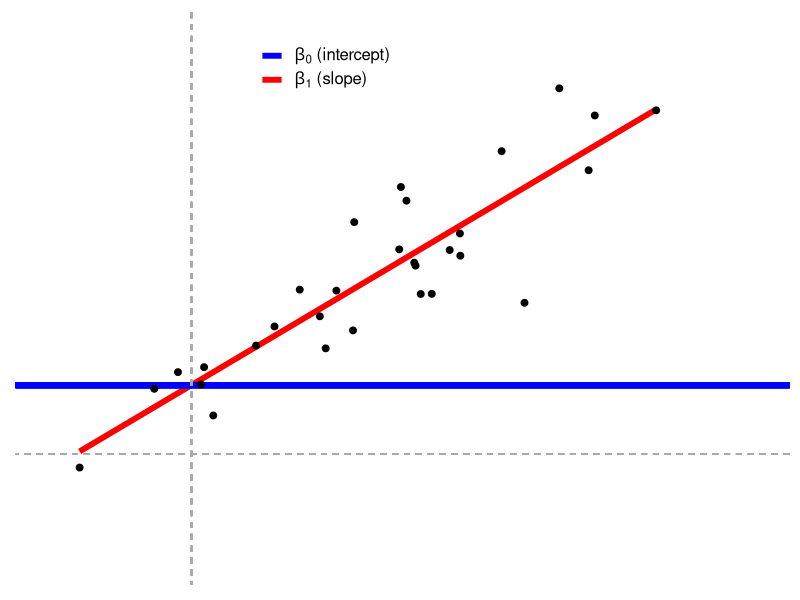
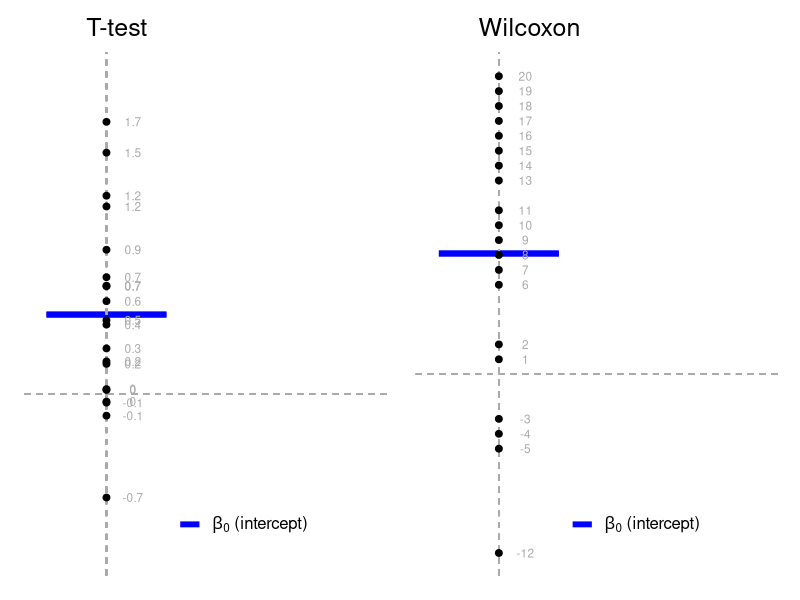
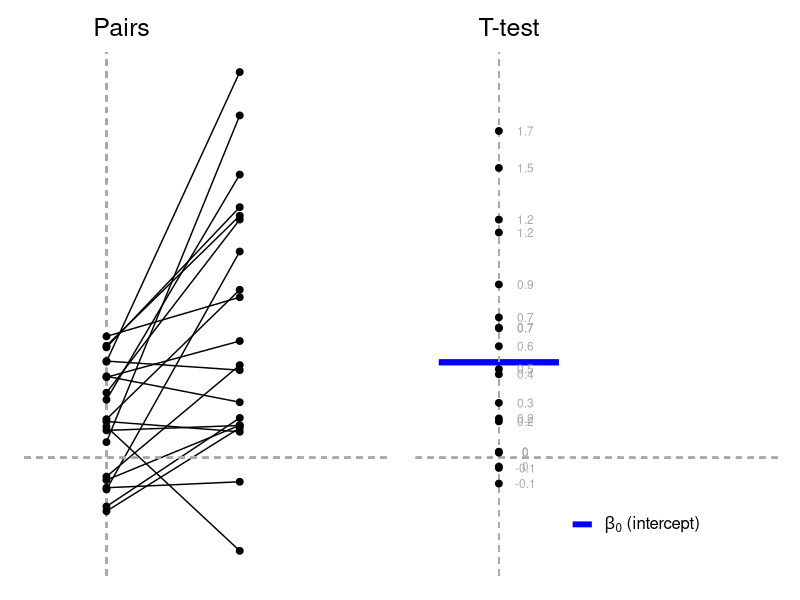
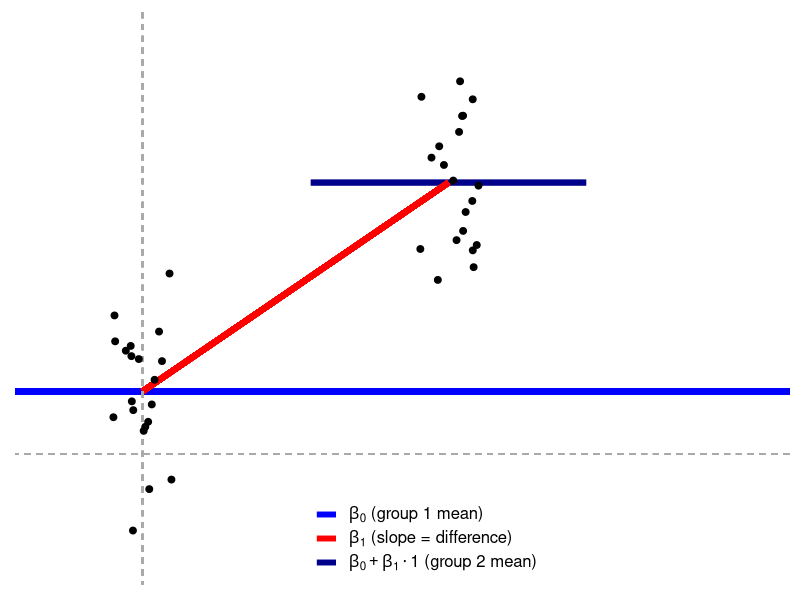

Write R code to recreate these figures, in order.
## ---- chunk 1
options(
  htmltools.dir.version = FALSE, # for blogdown
  width=80
)

knitr::opts_chunk$set(echo = TRUE, cache = TRUE, fig.align = 'center', warning = F, message = F)

# library(emo)
htmltools::tagList(rmarkdown::html_dependency_font_awesome())

# Load packages for data handling and plotting
library(tidyverse)
library(patchwork)
library(broom)

# Reproducible "random" results
set.seed(40)

# Generate normal data with known parameters
rnorm_fixed = function(N, mu = 0, sd = 1)
  scale(rnorm(N)) * sd + mu

# Plot style.
theme_axis = function(P,
                      jitter = FALSE,
                      xlim = c(-0.5, 2),
                      ylim = c(-0.5, 2),
                      legend.position = NULL) {
  P = P + theme_bw(15) +
    geom_segment(
      x = -1000, xend = 1000,
      y = 0, yend = 0,
      lty = 2, color = 'dark gray', lwd = 0.5
    ) +
    geom_segment(
      x = 0, xend = 0,
      y = -1000, yend = 1000,
      lty = 2, color = 'dark gray', lwd = 0.5
    ) +
    coord_cartesian(xlim = xlim, ylim = ylim) +
    theme(
      axis.title = element_blank(),
      axis.text = element_blank(),
      axis.ticks = element_blank(),
      panel.border = element_blank(),
      panel.grid = element_blank(),
      legend.position = legend.position
    )
  
  # Return jittered or non-jittered plot?
  if (jitter) {
    P + geom_jitter(width = 0.1, size = 2)
  }
  else {
    P + geom_point(size = 2)
  }
}

# Wide format (sort of)
#y = rnorm_fixed(50, mu=0.3, sd=2)  # Almost zero mean.
y = c(rnorm(15), exp(rnorm(15)), runif(20, min = -3, max = 0))  # Almost zero mean, not normal
x = rnorm_fixed(50, mu = 0, sd = 1)  # Used in correlation where this is on x-axis
y2 = rnorm_fixed(50, mu = 0.5, sd = 1.5)  # Used in two means

# Long format data with indicator
value = c(y, y2)
group = rep(c('y1', 'y2'), each = 50)
## ---- chunk 2
library(ggplot2)
# Fixed correlation
D_correlation = data.frame(MASS::mvrnorm(30, mu = c(0.9, 0.9), Sigma = matrix(c(1, 0.8, 1, 0.8), ncol = 2), empirical = TRUE))  # Correlated data

# Add labels (for next plot)
D_correlation$label_num = sprintf('(%.1f,%.1f)', D_correlation$X1, D_correlation$X2)
D_correlation$label_rank = sprintf('(%i,%i)', rank(D_correlation$X1), rank(D_correlation$X2))

# Plot it
fit = lm(I(X2 * 0.5 + 0.4) ~ I(X1 * 0.5 + 0.2), D_correlation)
intercept_pearson = coefficients(fit)[1]

P_pearson = ggplot(D_correlation, aes(x=X1*0.5+0.2, y=X2*0.5+0.4)) +
  geom_smooth(method=lm, se=FALSE, lwd=2, aes(colour='beta_1')) + 
  geom_segment(x=-100, xend=100, 
               y=intercept_pearson, yend=intercept_pearson, 
               lwd=2, aes(color="beta_0")) + 
  scale_color_manual(name=NULL, values=c("blue", "red"), labels=c(bquote(beta[0]*" (intercept)"), bquote(beta[1]*" (slope)")))
  
theme_axis(P_pearson, legend.position = c(0.4, 0.9))
## ---- chunk 3
x <- rnorm(30)
mod <- lm(x ~ 1)
summary(mod)
## ---- chunk 4
t.test(x, mu = 0)
## ---- chunk 5
signed_rank = function(x) sign(x) * rank(abs(x))

rank(c(3.6, 3.4, -5.0, 8.2))

signed_rank(c(3.6, 3.4, -5.0, 8.2))
## ---- chunk 6
# T-test
D_t1 = data.frame(y = rnorm_fixed(20, 0.5, 0.6),
                  x = runif(20, 0.93, 1.07))  # Fix mean and SD

P_t1 = ggplot(D_t1, aes(y = y, x = 0)) + 
  stat_summary(fun.y=mean, geom = "errorbar", aes(ymax = ..y.., ymin = ..y.., color='beta_0'), lwd=2) +
  scale_color_manual(name = NULL, values = c("blue"), labels = c(bquote(beta[0] * " (intercept)"))) +
  
  geom_text(aes(label = round(y, 1)), nudge_x = 0.2, size = 3, color = 'dark gray') + 
  labs(title='         T-test')

# Wilcoxon
D_t1_rank = data.frame(y = signed_rank(D_t1$y))

P_t1_rank = ggplot(D_t1_rank, aes(y = y, x = 0)) + 
  stat_summary(fun.y = mean, geom = "errorbar", aes(ymax = ..y.., ymin = ..y..,  color = 'beta_0'), lwd = 2) +
  scale_color_manual(name = NULL, values = c("blue"), labels = c(bquote(beta[0] * " (intercept)"))) +

  geom_text(aes(label = y), nudge_x = 0.2, size = 3, color = 'dark gray') + 
  labs(title='         Wilcoxon')


# Stich together using patchwork
theme_axis(P_t1, ylim = c(-1, 2), legend.position = c(0.6, 0.1)) + 
  theme_axis(P_t1_rank, ylim = NULL,  legend.position = c(0.6, 0.1))
## ---- chunk 7

wilcox.test(y)
## ---- chunk 8
b = lm(signed_rank(y) ~ 1)  
summary(b)
## ---- chunk 9
t.test(signed_rank(y))
## ---- chunk 10

# Data for plot
N = nrow(D_t1)
start = rnorm_fixed(N, 0.2, 0.3)
D_tpaired = data.frame(
  x = rep(c(0, 1), each = N),
  y = c(start, start + D_t1$y),
  id = 1:N
)

# Plot
P_tpaired = ggplot(D_tpaired, aes(x = x, y = y)) +
  geom_line(aes(group = id)) +
  labs(title = '          Pairs')

# Use patchwork to put them side-by-side
theme_axis(P_tpaired) + theme_axis(P_t1, legend.position = c(0.6, 0.1))
## ---- chunk 11
x1 <- rnorm(30)
x2 <- x1 + rnorm(30)
d <- x1 - x2
mod <- lm(d ~ 1)
summary(mod)
## ---- chunk 12
t.test(x1, x2, paired = TRUE)
## ---- chunk 13

# Data
N = 20  # Number of data points per group
D_t2 = data.frame(
  x = rep(c(0, 1), each=N),
  y = c(rnorm_fixed(N, 0.3, 0.3), rnorm_fixed(N, 1.3, 0.3))
)

# Plot
P_t2 = ggplot(D_t2, aes(x=x, y=y)) + 
  stat_summary(fun.y = mean, geom = "errorbar", aes(ymax = ..y.., ymin = ..y..,  color = 'something'), lwd = 2) +
  geom_segment(x = -10, xend = 10, y = 0.3, yend = 0.3, lwd = 2, aes(color = 'beta_0')) + 
  geom_segment(x = 0, xend = 1, y = 0.3, yend = 1.3, lwd = 2, aes(color = 'beta_1')) + 
  
  scale_color_manual(name = NULL, values = c("blue", "red", "darkblue"), labels=c(bquote(beta[0]*" (group 1 mean)"), bquote(beta[1]*" (slope = difference)"), bquote(beta[0]+beta[1]%.%1*" (group 2 mean)")))
  #scale_x_discrete(breaks=c(0.5, 1.5), labels=c('1', '2'))

theme_axis(P_t2, jitter = TRUE, xlim = c(-0.3, 2), legend.position = c(0.53, 0.08))
## ---- chunk 14
x <- rnorm(30)
group <- factor(rep(c("A", "B"), each = 15))
summary(lm(x ~ group))
## ---- chunk 15
t.test(x ~ group)
## ---- chunk 16
x <- rnorm(30)
y <- 0.5*x + rnorm(30)
summary(lm(y ~ x))
## ---- chunk 17
cor.test(x, y)
## ---- chunk 18
cor(rank(x),rank(y))
cor(x,y,method="spearman")
## ---- chunk 19
rank_x <- rank(x); rank_y <- rank(y)
summary(lm(rank_y ~ rank_x))
## ---- chunk 20
cor.test(x, y, method = "spearman")
## ---- chunk 21
x <- rnorm(45)
group <- factor(rep(c("A", "B", "C"), each = 15))
summary(lm(x ~ group))
## ---- chunk 22
summary(aov(x ~ group))
## ---- chunk 23
x <- rnorm(45)
group <- factor(rep(c("A", "B", "C"), each = 15))
rank_x <- rank(x)
lm(rank_x ~ group) |> summary()
## ---- chunk 24
kruskal.test(x ~ group)
